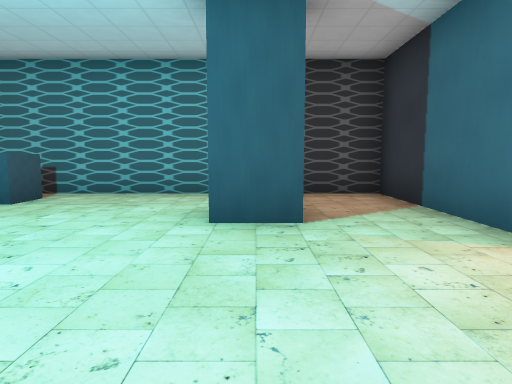
[1] (above)

19 first-person views from a walk through a scene from a Unity 3-D project. The camera is 1.4 m above the floor, tilts 6° down and sees 75° across. Doors are open. The floor is counted in squares, 2 m on a side. Each view is taken from the middle of a square. On the plan, view 1 faces up. The plan holds only what a view shows up to about 10 squares ahead; the rest is blank. The place goes on beyond the plan. The player is left out. Some animated figures are left out.

[2]
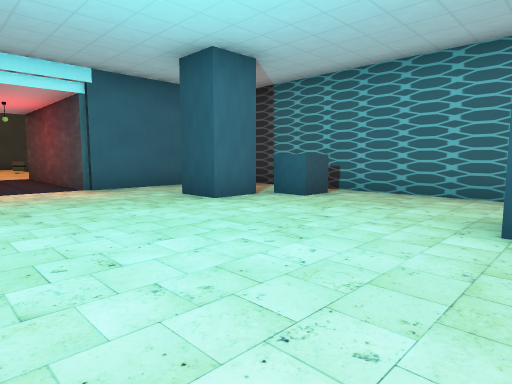

[3]
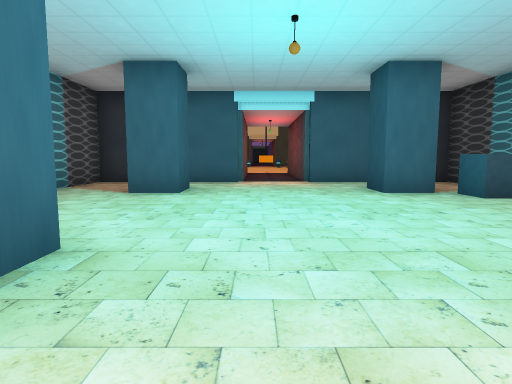

[4]
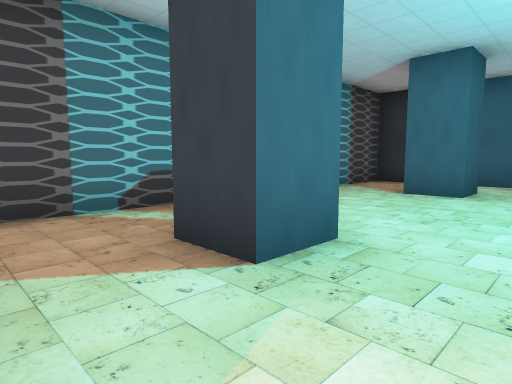

[5]
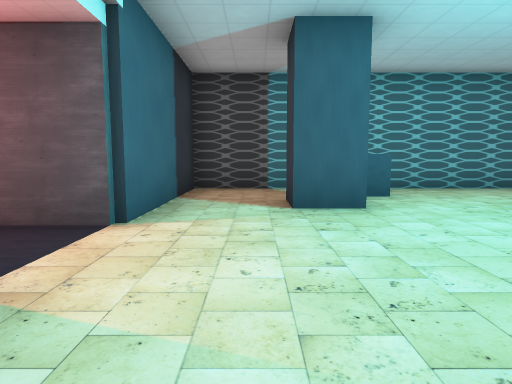

[6]
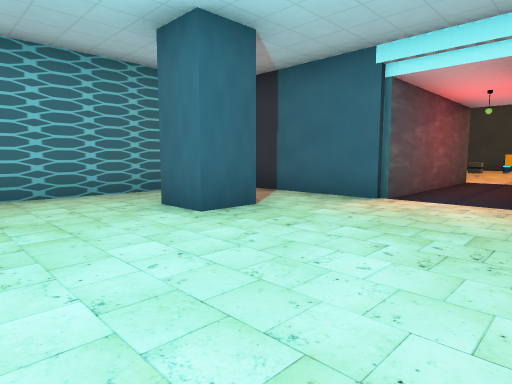

[7]
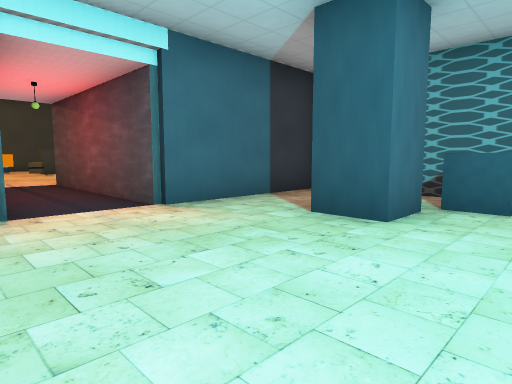

[8]
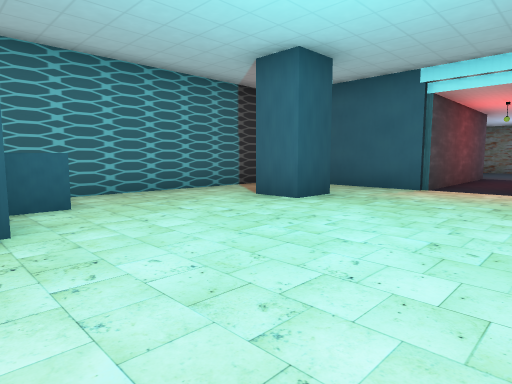

[9]
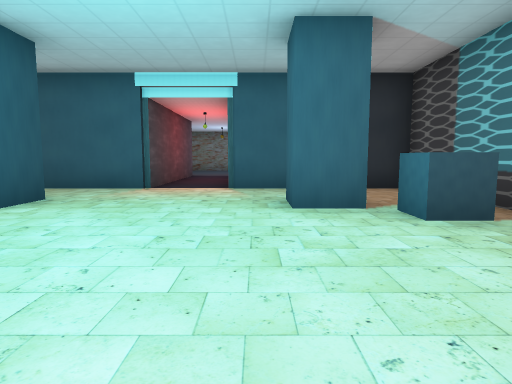

[10]
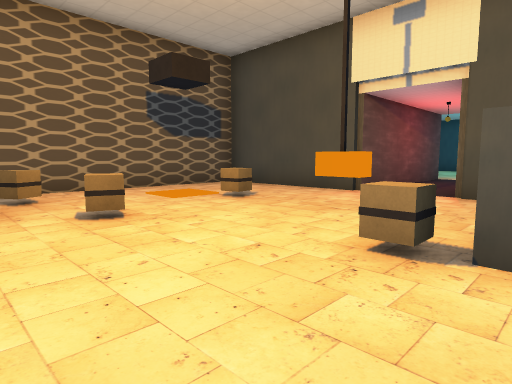

[11]
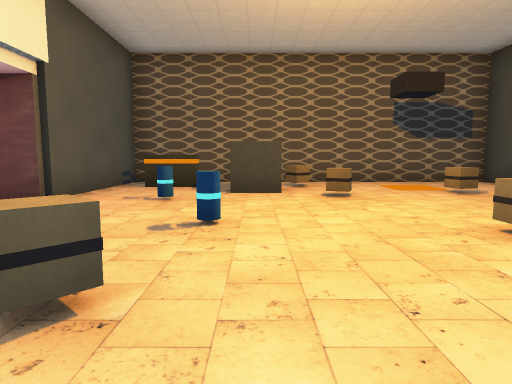

[12]
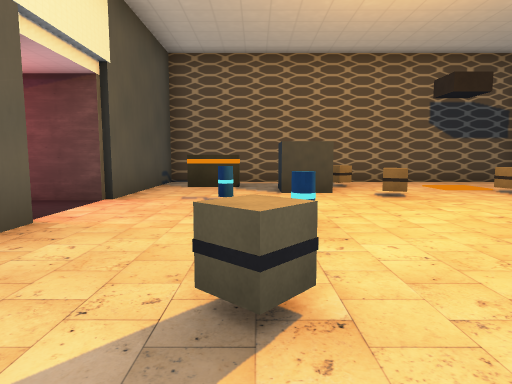

[13]
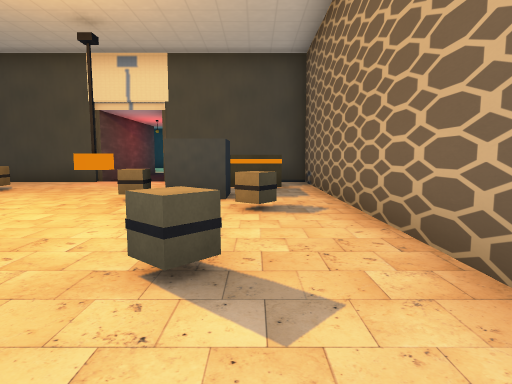

[14]
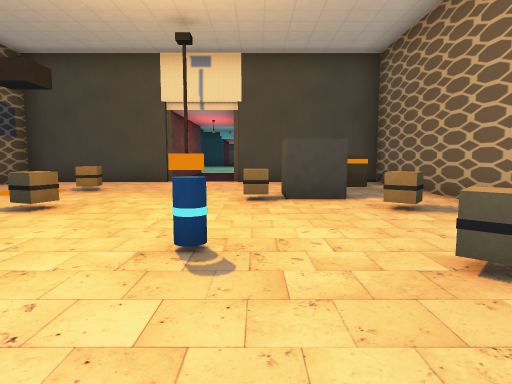

[15]
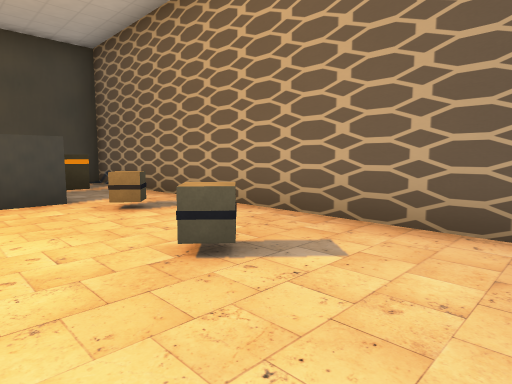

[16]
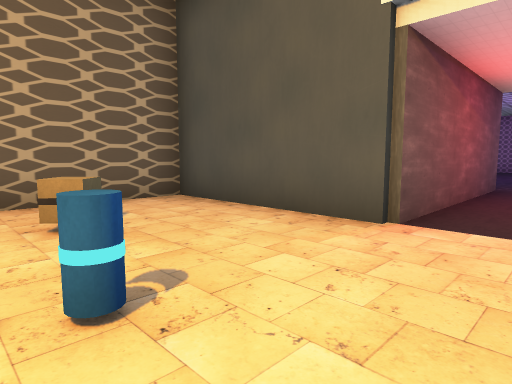

[17]
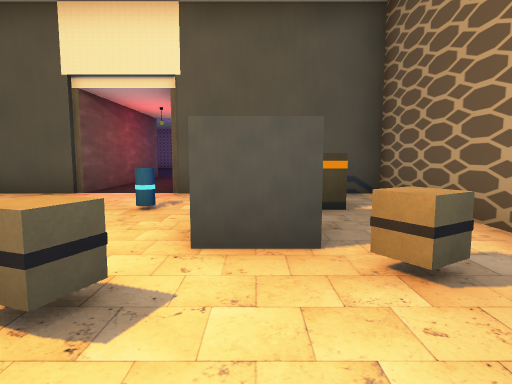

[18]
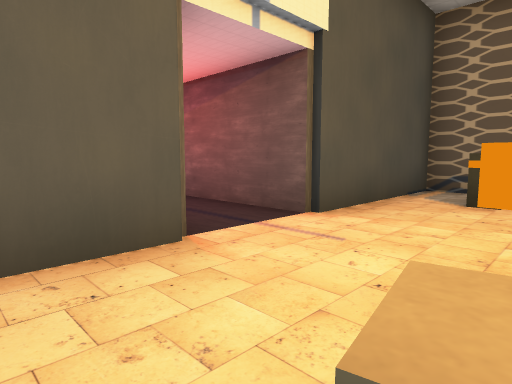

[19]
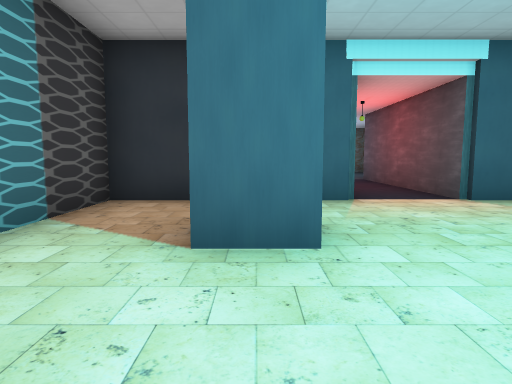

### Floor plan
Points are (right, up) in squares from view 1. A wall is a line through its corners. A room is listed if a view was taken in it or the views show most of it. See-through windows are left out.
Room 1 (views 1, 2, 3, 4, 5, 6, 7, 8, 9, 19)
walls: (-0.5, -1.6) (-0.5, -0.5) (0.5, -0.5) (0.5, -1.5); (0.6, 3.5) (-0.5, 3.5) (-0.5, 4.5); (-5.5, -0.5) (-4.5, -0.5) (-4.5, -1.5); (-4.5, 4.6) (-4.5, 3.5) (-5.5, 3.5); (2.4, -2.4) (2.4, 0.6) (6.5, 0.6); (-7.4, 3.4) (-7.4, 2.4) (-12.6, 2.4); (6.5, 2.4) (2.4, 2.4) (2.4, 6.4) (-3.5, 6.4); (-12.6, 0.6) (-7.4, 0.6) (-7.4, -3.4) (0.4, -3.4)
ways out: open door at (-12.5, 1.5) to room 2; opening at (-6.5, 4) to room 3; opening at (-4.5, 5.5) to room 3; opening at (0, -3) to room 4; opening at (1.5, -1.5) to room 4
objects: other object (-1, -2)
Room 2 (views 10, 11, 12, 13, 14, 15, 16, 17, 18)
walls: (-12.6, 2.4) (-12.6, 6.4) (-22.4, 6.4) (-22.4, 2.4) (-23.8, 2.4); (-25.5, 0.6) (-22.4, 0.6) (-22.4, -3.4) (-12.6, -3.4) (-12.6, 0.6)
ways out: open door at (-12.5, 1.5) to room 1
objects: other object (-21, 2); other object (-21, 5); other object (-20, -2); other object (-19, 0); other object (-19, 4) to (-18, 4); other object (-18, -2); other object (-18, 3); other object (-18, 5); other object (-17, 0) to (-16, 0); other object (-16, -1); other object (-15, 1) to (-15, 2); other object (-15, 3); other object (-14, -2)
Room 3 (no view inside)
walls: (-3.5, 6.4) (-7.4, 6.4) (-7.4, 3.4)
ways out: opening at (-6.5, 4) to room 1; opening at (-4.5, 5.5) to room 1
objects: other object (-4, 5)
Room 4 (no view inside)
walls: (0.4, -3.4) (2.4, -3.4) (2.4, -2.4)
ways out: opening at (0, -3) to room 1; opening at (1.5, -1.5) to room 1

Positions as (right, up) in squares from view 1, and headings:
1: (0, 0), facing up
2: (0, 0), facing up-left
3: (2, 1), facing left
4: (2, 1), facing down-left
5: (1, 4), facing down
6: (-2, 3), facing down-left
7: (-3, 0), facing up-left
8: (-5, 0), facing up-right
9: (-5, 0), facing right
10: (-19, -1), facing up-right
11: (-19, -3), facing up
12: (-20, -3), facing up
13: (-22, -2), facing right
14: (-22, 0), facing right
15: (-22, 0), facing down-right
16: (-19, 2), facing down-left
17: (-16, 4), facing left
18: (-15, 4), facing down-right
19: (-3, 4), facing right
